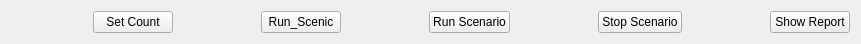
             <widget class="QWidget" name="layoutWidget_5">
              <property name="geometry">
               <rect>
                <x>10</x>
                <y>370</y>
                <width>861</width>
                <height>29</height>
               </rect>
              </property>
              <layout class="QHBoxLayout" name="horizontalLayout_btnMiddle_2">
               <item>
                <spacer name="horizontalSpacer_37">
                 <property name="orientation">
                  <enum>Qt::Horizontal</enum>
                 </property>
                 <property name="sizeHint" stdset="0">
                  <size>
                   <width>38</width>
                   <height>20</height>
                  </size>
                 </property>
                </spacer>
               </item>
               <item>
                <widget class="QPushButton" name="btn_pp_scenic_count">
                 <property name="text">
                  <string>Set Count</string>
                 </property>
                </widget>
               </item>
               <item>
                <spacer name="horizontalSpacer_38">
                 <property name="orientation">
                  <enum>Qt::Horizontal</enum>
                 </property>
                 <property name="sizeHint" stdset="0">
                  <size>
                   <width>68</width>
                   <height>20</height>
                  </size>
                 </property>
                </spacer>
               </item>
               <item>
                <widget class="QPushButton" name="btn_pp_scenic_run">
                 <property name="text">
                  <string>Run_Scenic</string>
                 </property>
                </widget>
               </item>
               <item>
                <spacer name="horizontalSpacer_39">
                 <property name="orientation">
                  <enum>Qt::Horizontal</enum>
                 </property>
                 <property name="sizeHint" stdset="0">
                  <size>
                   <width>68</width>
                   <height>20</height>
                  </size>
                 </property>
                </spacer>
               </item>
               <item>
                <widget class="QPushButton" name="btn_pp_run_scenario">
                 <property name="text">
                  <string>Run Scenario</string>
                 </property>
                </widget>
               </item>
               <item>
                <spacer name="horizontalSpacer_40">
                 <property name="orientation">
                  <enum>Qt::Horizontal</enum>
                 </property>
                 <property name="sizeHint" stdset="0">
                  <size>
                   <width>38</width>
                   <height>20</height>
                  </size>
                 </property>
                </spacer>
               </item>
               <item>
                <widget class="QPushButton" name="btn_pp_stop_scenario">
                 <property name="text">
                  <string>Stop Scenario</string>
                 </property>
                </widget>
               </item>
               <item>
                <spacer name="horizontalSpacer_41">
                 <property name="orientation">
                  <enum>Qt::Horizontal</enum>
                 </property>
                 <property name="sizeHint" stdset="0">
                  <size>
                   <width>38</width>
                   <height>20</height>
                  </size>
                 </property>
                </spacer>
               </item>
               <item>
                <widget class="QPushButton" name="btn_pp_showreport">
                 <property name="text">
                  <string>Show Report</string>
                 </property>
                </widget>
               </item>
              </layout>
             </widget>
